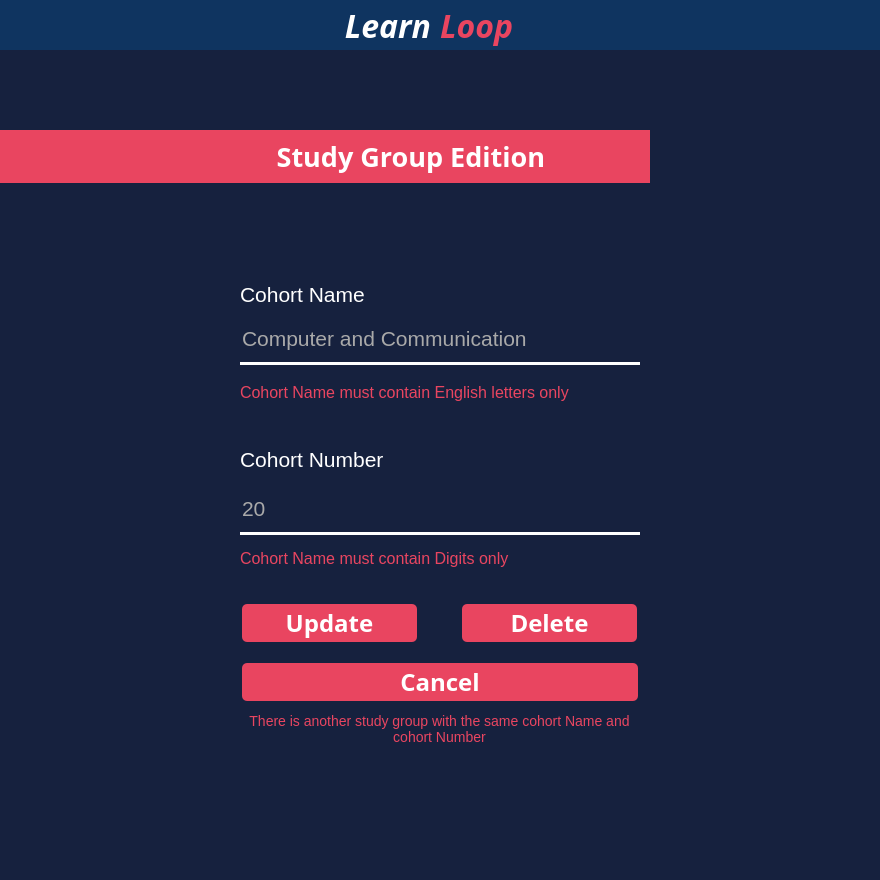
<?xml version="1.0" encoding="UTF-8"?>
<ui version="4.0">
 <class>MainWindow</class>
 <widget class="QMainWindow" name="MainWindow">
  <property name="geometry">
   <rect>
    <x>0</x>
    <y>0</y>
    <width>880</width>
    <height>880</height>
   </rect>
  </property>
  <property name="minimumSize">
   <size>
    <width>880</width>
    <height>880</height>
   </size>
  </property>
  <property name="windowTitle">
   <string>MainWindow</string>
  </property>
  <property name="styleSheet">
   <string notr="true">background: #16213E;
</string>
  </property>
  <widget class="QWidget" name="centralwidget">
   <layout class="QVBoxLayout" name="verticalLayout">
    <property name="spacing">
     <number>0</number>
    </property>
    <property name="leftMargin">
     <number>0</number>
    </property>
    <property name="topMargin">
     <number>0</number>
    </property>
    <property name="rightMargin">
     <number>0</number>
    </property>
    <property name="bottomMargin">
     <number>0</number>
    </property>
    <item>
     <widget class="QFrame" name="header">
      <property name="minimumSize">
       <size>
        <width>0</width>
        <height>50</height>
       </size>
      </property>
      <property name="maximumSize">
       <size>
        <width>16777215</width>
        <height>50</height>
       </size>
      </property>
      <property name="styleSheet">
       <string notr="true">background: #0F3460</string>
      </property>
      <layout class="QHBoxLayout" name="horizontalLayout">
       <property name="spacing">
        <number>0</number>
       </property>
       <property name="leftMargin">
        <number>10</number>
       </property>
       <property name="topMargin">
        <number>0</number>
       </property>
       <property name="rightMargin">
        <number>20</number>
       </property>
       <property name="bottomMargin">
        <number>0</number>
       </property>
       <item alignment="Qt::AlignLeft">
        <widget class="QFrame" name="ControlButtons">
         <layout class="QHBoxLayout" name="horizontalLayout_6">
          <property name="spacing">
           <number>15</number>
          </property>
          <property name="leftMargin">
           <number>0</number>
          </property>
          <property name="topMargin">
           <number>0</number>
          </property>
          <property name="rightMargin">
           <number>0</number>
          </property>
          <property name="bottomMargin">
           <number>0</number>
          </property>
          <item>
           <widget class="QPushButton" name="close">
            <property name="minimumSize">
             <size>
              <width>20</width>
              <height>26</height>
             </size>
            </property>
            <property name="maximumSize">
             <size>
              <width>26</width>
              <height>26</height>
             </size>
            </property>
            <property name="cursor">
             <cursorShape>PointingHandCursor</cursorShape>
            </property>
            <property name="styleSheet">
             <string notr="true">QPushButton::hover{
	background-color: #E94560;
	border-radius: 12px;
}</string>
            </property>
            <property name="text">
             <string/>
            </property>
            <property name="icon">
             <iconset resource="../Images.qrc">
              <normaloff>:/Controles/Images/close.png</normaloff>:/Controles/Images/close.png</iconset>
            </property>
            <property name="iconSize">
             <size>
              <width>12</width>
              <height>14</height>
             </size>
            </property>
            <property name="shortcut">
             <string>Ctrl+F4</string>
            </property>
            <property name="flat">
             <bool>true</bool>
            </property>
           </widget>
          </item>
          <item>
           <widget class="QPushButton" name="expand">
            <property name="minimumSize">
             <size>
              <width>26</width>
              <height>26</height>
             </size>
            </property>
            <property name="maximumSize">
             <size>
              <width>26</width>
              <height>26</height>
             </size>
            </property>
            <property name="cursor">
             <cursorShape>PointingHandCursor</cursorShape>
            </property>
            <property name="styleSheet">
             <string notr="true">QPushButton::hover{
	background-color: #E94560;
	border-radius: 12px;
}</string>
            </property>
            <property name="text">
             <string/>
            </property>
            <property name="icon">
             <iconset resource="../Images.qrc">
              <normaloff>:/Controles/Images/expand-arrows.png</normaloff>:/Controles/Images/expand-arrows.png</iconset>
            </property>
            <property name="iconSize">
             <size>
              <width>20</width>
              <height>25</height>
             </size>
            </property>
            <property name="shortcut">
             <string>Ctrl+E</string>
            </property>
            <property name="flat">
             <bool>true</bool>
            </property>
           </widget>
          </item>
          <item>
           <widget class="QPushButton" name="minimize">
            <property name="minimumSize">
             <size>
              <width>26</width>
              <height>26</height>
             </size>
            </property>
            <property name="maximumSize">
             <size>
              <width>26</width>
              <height>26</height>
             </size>
            </property>
            <property name="cursor">
             <cursorShape>PointingHandCursor</cursorShape>
            </property>
            <property name="styleSheet">
             <string notr="true">QPushButton::hover{
	background-color: #E94560;
	border-radius: 12px;
}</string>
            </property>
            <property name="text">
             <string/>
            </property>
            <property name="icon">
             <iconset resource="../Images.qrc">
              <normaloff>:/Controles/Images/minimize-sign.png</normaloff>:/Controles/Images/minimize-sign.png</iconset>
            </property>
            <property name="iconSize">
             <size>
              <width>13</width>
              <height>16</height>
             </size>
            </property>
            <property name="shortcut">
             <string>Ctrl+M</string>
            </property>
            <property name="flat">
             <bool>true</bool>
            </property>
           </widget>
          </item>
         </layout>
        </widget>
       </item>
       <item>
        <widget class="QFrame" name="Logo">
         <property name="maximumSize">
          <size>
           <width>16777215</width>
           <height>16777215</height>
          </size>
         </property>
         <layout class="QHBoxLayout" name="horizontalLayout_2">
          <property name="spacing">
           <number>9</number>
          </property>
          <property name="leftMargin">
           <number>0</number>
          </property>
          <property name="topMargin">
           <number>0</number>
          </property>
          <property name="rightMargin">
           <number>0</number>
          </property>
          <property name="bottomMargin">
           <number>0</number>
          </property>
          <item>
           <widget class="QLabel" name="Learn">
            <property name="font">
             <font>
              <family>Ubuntu Condensed</family>
              <pointsize>24</pointsize>
              <weight>75</weight>
              <italic>true</italic>
              <bold>true</bold>
             </font>
            </property>
            <property name="styleSheet">
             <string notr="true">color: white</string>
            </property>
            <property name="text">
             <string>Learn</string>
            </property>
            <property name="alignment">
             <set>Qt::AlignRight|Qt::AlignTrailing|Qt::AlignVCenter</set>
            </property>
            <property name="wordWrap">
             <bool>false</bool>
            </property>
           </widget>
          </item>
          <item>
           <widget class="QLabel" name="Loop">
            <property name="font">
             <font>
              <family>Ubuntu Condensed</family>
              <pointsize>24</pointsize>
              <weight>75</weight>
              <italic>true</italic>
              <bold>true</bold>
             </font>
            </property>
            <property name="styleSheet">
             <string notr="true">color: #E94560</string>
            </property>
            <property name="text">
             <string>Loop</string>
            </property>
           </widget>
          </item>
         </layout>
        </widget>
       </item>
       <item alignment="Qt::AlignRight">
        <widget class="QFrame" name="ProfilePhotoAndSettings">
         <property name="maximumSize">
          <size>
           <width>16777215</width>
           <height>16777215</height>
          </size>
         </property>
         <layout class="QHBoxLayout" name="horizontalLayout_4">
          <property name="spacing">
           <number>20</number>
          </property>
          <property name="leftMargin">
           <number>0</number>
          </property>
          <property name="topMargin">
           <number>0</number>
          </property>
          <property name="rightMargin">
           <number>0</number>
          </property>
          <property name="bottomMargin">
           <number>0</number>
          </property>
         </layout>
        </widget>
       </item>
      </layout>
     </widget>
    </item>
    <item>
     <widget class="QFrame" name="mainPage">
      <property name="maximumSize">
       <size>
        <width>16777215</width>
        <height>16777215</height>
       </size>
      </property>
      <property name="styleSheet">
       <string notr="true">border: none;</string>
      </property>
      <property name="frameShape">
       <enum>QFrame::StyledPanel</enum>
      </property>
      <property name="frameShadow">
       <enum>QFrame::Raised</enum>
      </property>
      <layout class="QVBoxLayout" name="verticalLayout_9">
       <property name="spacing">
        <number>10</number>
       </property>
       <property name="leftMargin">
        <number>0</number>
       </property>
       <property name="topMargin">
        <number>80</number>
       </property>
       <property name="rightMargin">
        <number>0</number>
       </property>
       <property name="bottomMargin">
        <number>0</number>
       </property>
       <item alignment="Qt::AlignLeft">
        <widget class="QFrame" name="SecondHeader">
         <property name="maximumSize">
          <size>
           <width>16777215</width>
           <height>53</height>
          </size>
         </property>
         <property name="frameShape">
          <enum>QFrame::StyledPanel</enum>
         </property>
         <property name="frameShadow">
          <enum>QFrame::Raised</enum>
         </property>
         <layout class="QHBoxLayout" name="horizontalLayout_13">
          <property name="spacing">
           <number>0</number>
          </property>
          <property name="leftMargin">
           <number>0</number>
          </property>
          <property name="topMargin">
           <number>0</number>
          </property>
          <property name="rightMargin">
           <number>0</number>
          </property>
          <property name="bottomMargin">
           <number>0</number>
          </property>
          <item>
           <widget class="QFrame" name="logo_2">
            <property name="minimumSize">
             <size>
              <width>650</width>
              <height>53</height>
             </size>
            </property>
            <property name="maximumSize">
             <size>
              <width>16777215</width>
              <height>53</height>
             </size>
            </property>
            <property name="sizeIncrement">
             <size>
              <width>0</width>
              <height>0</height>
             </size>
            </property>
            <property name="baseSize">
             <size>
              <width>0</width>
              <height>0</height>
             </size>
            </property>
            <property name="styleSheet">
             <string notr="true">

background: #E94560</string>
            </property>
            <property name="frameShape">
             <enum>QFrame::StyledPanel</enum>
            </property>
            <property name="frameShadow">
             <enum>QFrame::Raised</enum>
            </property>
            <layout class="QVBoxLayout" name="verticalLayout_16">
             <property name="spacing">
              <number>0</number>
             </property>
             <property name="leftMargin">
              <number>0</number>
             </property>
             <property name="topMargin">
              <number>0</number>
             </property>
             <property name="rightMargin">
              <number>105</number>
             </property>
             <property name="bottomMargin">
              <number>0</number>
             </property>
             <item alignment="Qt::AlignRight">
              <widget class="QLabel" name="label_14">
               <property name="minimumSize">
                <size>
                 <width>433</width>
                 <height>34</height>
                </size>
               </property>
               <property name="maximumSize">
                <size>
                 <width>433</width>
                 <height>37</height>
                </size>
               </property>
               <property name="font">
                <font>
                 <family>Ubuntu Condensed</family>
                 <pointsize>20</pointsize>
                 <weight>75</weight>
                 <bold>true</bold>
                </font>
               </property>
               <property name="styleSheet">
                <string notr="true">

color: #FFFFFF;</string>
               </property>
               <property name="text">
                <string>Study Group Edition</string>
               </property>
               <property name="alignment">
                <set>Qt::AlignRight|Qt::AlignTrailing|Qt::AlignVCenter</set>
               </property>
              </widget>
             </item>
            </layout>
           </widget>
          </item>
         </layout>
        </widget>
       </item>
       <item>
        <widget class="QFrame" name="page">
         <property name="minimumSize">
          <size>
           <width>0</width>
           <height>0</height>
          </size>
         </property>
         <property name="maximumSize">
          <size>
           <width>16777215</width>
           <height>16777215</height>
          </size>
         </property>
         <property name="sizeIncrement">
          <size>
           <width>2</width>
           <height>0</height>
          </size>
         </property>
         <property name="styleSheet">
          <string notr="true"/>
         </property>
         <property name="frameShape">
          <enum>QFrame::StyledPanel</enum>
         </property>
         <property name="frameShadow">
          <enum>QFrame::Raised</enum>
         </property>
         <layout class="QVBoxLayout" name="verticalLayout_10">
          <property name="spacing">
           <number>10</number>
          </property>
          <property name="leftMargin">
           <number>0</number>
          </property>
          <property name="topMargin">
           <number>0</number>
          </property>
          <property name="rightMargin">
           <number>0</number>
          </property>
          <property name="bottomMargin">
           <number>0</number>
          </property>
          <item>
           <spacer name="verticalSpacer">
            <property name="orientation">
             <enum>Qt::Vertical</enum>
            </property>
            <property name="sizeHint" stdset="0">
             <size>
              <width>20</width>
              <height>40</height>
             </size>
            </property>
           </spacer>
          </item>
          <item alignment="Qt::AlignHCenter">
           <widget class="QFrame" name="phone_ID_2">
            <property name="minimumSize">
             <size>
              <width>0</width>
              <height>150</height>
             </size>
            </property>
            <property name="maximumSize">
             <size>
              <width>16777215</width>
              <height>150</height>
             </size>
            </property>
            <property name="styleSheet">
             <string notr="true"/>
            </property>
            <property name="frameShape">
             <enum>QFrame::StyledPanel</enum>
            </property>
            <property name="frameShadow">
             <enum>QFrame::Raised</enum>
            </property>
            <property name="lineWidth">
             <number>1</number>
            </property>
            <layout class="QVBoxLayout" name="verticalLayout_6">
             <property name="spacing">
              <number>0</number>
             </property>
             <property name="leftMargin">
              <number>0</number>
             </property>
             <property name="topMargin">
              <number>0</number>
             </property>
             <property name="rightMargin">
              <number>0</number>
             </property>
             <property name="bottomMargin">
              <number>0</number>
             </property>
             <item>
              <widget class="QFrame" name="phonenum_2">
               <property name="minimumSize">
                <size>
                 <width>400</width>
                 <height>150</height>
                </size>
               </property>
               <property name="maximumSize">
                <size>
                 <width>400</width>
                 <height>150</height>
                </size>
               </property>
               <property name="styleSheet">
                <string notr="true"/>
               </property>
               <property name="frameShape">
                <enum>QFrame::StyledPanel</enum>
               </property>
               <property name="frameShadow">
                <enum>QFrame::Raised</enum>
               </property>
               <layout class="QVBoxLayout" name="verticalLayout_7">
                <property name="spacing">
                 <number>0</number>
                </property>
                <property name="leftMargin">
                 <number>0</number>
                </property>
                <property name="topMargin">
                 <number>0</number>
                </property>
                <property name="rightMargin">
                 <number>0</number>
                </property>
                <property name="bottomMargin">
                 <number>0</number>
                </property>
                <item>
                 <widget class="QLabel" name="label_4">
                  <property name="minimumSize">
                   <size>
                    <width>144</width>
                    <height>22</height>
                   </size>
                  </property>
                  <property name="maximumSize">
                   <size>
                    <width>144</width>
                    <height>22</height>
                   </size>
                  </property>
                  <property name="font">
                   <font>
                    <pointsize>16</pointsize>
                    <weight>50</weight>
                    <italic>false</italic>
                    <bold>false</bold>
                   </font>
                  </property>
                  <property name="styleSheet">
                   <string notr="true">
color: #FFFFFF</string>
                  </property>
                  <property name="text">
                   <string>Cohort Name</string>
                  </property>
                 </widget>
                </item>
                <item>
                 <widget class="QLineEdit" name="lineEdit_6">
                  <property name="minimumSize">
                   <size>
                    <width>243</width>
                    <height>50</height>
                   </size>
                  </property>
                  <property name="maximumSize">
                   <size>
                    <width>16777215</width>
                    <height>16777215</height>
                   </size>
                  </property>
                  <property name="font">
                   <font>
                    <pointsize>16</pointsize>
                   </font>
                  </property>
                  <property name="styleSheet">
                   <string notr="true"> border-width: 3px; border-style: solid; border-color:white;border-top-style:none;
border-left-style:none; border-right-style:none;
color: #A9A9A9;
</string>
                  </property>
                  <property name="text">
                   <string>Computer and Communication </string>
                  </property>
                  <property name="alignment">
                   <set>Qt::AlignLeading|Qt::AlignLeft|Qt::AlignVCenter</set>
                  </property>
                 </widget>
                </item>
                <item>
                 <widget class="QLabel" name="label_8">
                  <property name="minimumSize">
                   <size>
                    <width>395</width>
                    <height>28</height>
                   </size>
                  </property>
                  <property name="maximumSize">
                   <size>
                    <width>395</width>
                    <height>35</height>
                   </size>
                  </property>
                  <property name="font">
                   <font>
                    <pointsize>12</pointsize>
                   </font>
                  </property>
                  <property name="styleSheet">
                   <string notr="true">
color: #E94560;</string>
                  </property>
                  <property name="text">
                   <string>Cohort Name must contain English letters only </string>
                  </property>
                  <property name="wordWrap">
                   <bool>true</bool>
                  </property>
                 </widget>
                </item>
               </layout>
              </widget>
             </item>
            </layout>
           </widget>
          </item>
          <item alignment="Qt::AlignHCenter">
           <widget class="QFrame" name="frame_11">
            <property name="minimumSize">
             <size>
              <width>0</width>
              <height>150</height>
             </size>
            </property>
            <property name="maximumSize">
             <size>
              <width>16777215</width>
              <height>150</height>
             </size>
            </property>
            <property name="styleSheet">
             <string notr="true"/>
            </property>
            <property name="frameShape">
             <enum>QFrame::StyledPanel</enum>
            </property>
            <property name="frameShadow">
             <enum>QFrame::Raised</enum>
            </property>
            <layout class="QHBoxLayout" name="horizontalLayout_8">
             <property name="spacing">
              <number>0</number>
             </property>
             <property name="leftMargin">
              <number>0</number>
             </property>
             <property name="topMargin">
              <number>0</number>
             </property>
             <property name="rightMargin">
              <number>0</number>
             </property>
             <property name="bottomMargin">
              <number>0</number>
             </property>
             <item alignment="Qt::AlignHCenter">
              <widget class="QFrame" name="DOB_2">
               <property name="minimumSize">
                <size>
                 <width>0</width>
                 <height>150</height>
                </size>
               </property>
               <property name="maximumSize">
                <size>
                 <width>16777215</width>
                 <height>150</height>
                </size>
               </property>
               <property name="styleSheet">
                <string notr="true"/>
               </property>
               <property name="frameShape">
                <enum>QFrame::StyledPanel</enum>
               </property>
               <property name="frameShadow">
                <enum>QFrame::Raised</enum>
               </property>
               <layout class="QVBoxLayout" name="verticalLayout_8">
                <property name="spacing">
                 <number>0</number>
                </property>
                <property name="leftMargin">
                 <number>0</number>
                </property>
                <property name="topMargin">
                 <number>0</number>
                </property>
                <property name="rightMargin">
                 <number>0</number>
                </property>
                <property name="bottomMargin">
                 <number>0</number>
                </property>
                <item>
                 <widget class="QLabel" name="label_11">
                  <property name="minimumSize">
                   <size>
                    <width>386</width>
                    <height>22</height>
                   </size>
                  </property>
                  <property name="maximumSize">
                   <size>
                    <width>200</width>
                    <height>22</height>
                   </size>
                  </property>
                  <property name="font">
                   <font>
                    <pointsize>16</pointsize>
                    <weight>50</weight>
                    <italic>false</italic>
                    <bold>false</bold>
                   </font>
                  </property>
                  <property name="styleSheet">
                   <string notr="true">
color: #FFFFFF;</string>
                  </property>
                  <property name="text">
                   <string>Cohort Number</string>
                  </property>
                 </widget>
                </item>
                <item>
                 <widget class="QLineEdit" name="lineEdit_8">
                  <property name="minimumSize">
                   <size>
                    <width>400</width>
                    <height>50</height>
                   </size>
                  </property>
                  <property name="maximumSize">
                   <size>
                    <width>400</width>
                    <height>50</height>
                   </size>
                  </property>
                  <property name="font">
                   <font>
                    <pointsize>16</pointsize>
                   </font>
                  </property>
                  <property name="styleSheet">
                   <string notr="true"> border-width: 3px; border-style: solid; border-color:white;border-top-style:none;
border-left-style:none; border-right-style:none;
color: #A9A9A9;
</string>
                  </property>
                  <property name="text">
                   <string>20</string>
                  </property>
                  <property name="alignment">
                   <set>Qt::AlignLeading|Qt::AlignLeft|Qt::AlignVCenter</set>
                  </property>
                 </widget>
                </item>
                <item>
                 <widget class="QLabel" name="label_5">
                  <property name="minimumSize">
                   <size>
                    <width>395</width>
                    <height>17</height>
                   </size>
                  </property>
                  <property name="maximumSize">
                   <size>
                    <width>395</width>
                    <height>17</height>
                   </size>
                  </property>
                  <property name="font">
                   <font>
                    <pointsize>12</pointsize>
                   </font>
                  </property>
                  <property name="styleSheet">
                   <string notr="true">
color: #E94560;</string>
                  </property>
                  <property name="text">
                   <string>Cohort Name must contain Digits only </string>
                  </property>
                 </widget>
                </item>
               </layout>
              </widget>
             </item>
            </layout>
           </widget>
          </item>
          <item alignment="Qt::AlignHCenter">
           <widget class="QFrame" name="frame_10">
            <property name="minimumSize">
             <size>
              <width>0</width>
              <height>60</height>
             </size>
            </property>
            <property name="maximumSize">
             <size>
              <width>16777215</width>
              <height>60</height>
             </size>
            </property>
            <property name="styleSheet">
             <string notr="true"/>
            </property>
            <property name="frameShape">
             <enum>QFrame::StyledPanel</enum>
            </property>
            <property name="frameShadow">
             <enum>QFrame::Raised</enum>
            </property>
            <layout class="QHBoxLayout" name="horizontalLayout_12">
             <property name="spacing">
              <number>45</number>
             </property>
             <property name="leftMargin">
              <number>0</number>
             </property>
             <property name="topMargin">
              <number>0</number>
             </property>
             <property name="rightMargin">
              <number>0</number>
             </property>
             <property name="bottomMargin">
              <number>0</number>
             </property>
             <item>
              <widget class="QPushButton" name="pushButton_4">
               <property name="minimumSize">
                <size>
                 <width>175</width>
                 <height>38</height>
                </size>
               </property>
               <property name="maximumSize">
                <size>
                 <width>175</width>
                 <height>38</height>
                </size>
               </property>
               <property name="font">
                <font>
                 <family>Ubuntu Condensed</family>
                 <pointsize>18</pointsize>
                 <weight>75</weight>
                 <italic>false</italic>
                 <bold>true</bold>
                </font>
               </property>
               <property name="cursor">
                <cursorShape>PointingHandCursor</cursorShape>
               </property>
               <property name="styleSheet">
                <string notr="true">

background: #E94560;
border-radius: 5px;


color: #FFFFFF;
</string>
               </property>
               <property name="text">
                <string>Update</string>
               </property>
              </widget>
             </item>
             <item>
              <widget class="QPushButton" name="pushButton_5">
               <property name="minimumSize">
                <size>
                 <width>175</width>
                 <height>38</height>
                </size>
               </property>
               <property name="maximumSize">
                <size>
                 <width>175</width>
                 <height>38</height>
                </size>
               </property>
               <property name="font">
                <font>
                 <family>Ubuntu Condensed</family>
                 <pointsize>18</pointsize>
                 <weight>75</weight>
                 <italic>false</italic>
                 <bold>true</bold>
                </font>
               </property>
               <property name="cursor">
                <cursorShape>PointingHandCursor</cursorShape>
               </property>
               <property name="styleSheet">
                <string notr="true">
background: #E94560;
border-radius: 5px;



color: #FFFFFF;
</string>
               </property>
               <property name="text">
                <string>Delete</string>
               </property>
              </widget>
             </item>
            </layout>
           </widget>
          </item>
          <item alignment="Qt::AlignHCenter">
           <widget class="QPushButton" name="pushButton_6">
            <property name="minimumSize">
             <size>
              <width>396</width>
              <height>38</height>
             </size>
            </property>
            <property name="maximumSize">
             <size>
              <width>396</width>
              <height>38</height>
             </size>
            </property>
            <property name="font">
             <font>
              <family>Ubuntu Condensed</family>
              <pointsize>18</pointsize>
              <weight>75</weight>
              <bold>true</bold>
             </font>
            </property>
            <property name="cursor">
             <cursorShape>PointingHandCursor</cursorShape>
            </property>
            <property name="styleSheet">
             <string notr="true">

background: #E94560;
border-radius: 5px;


color: #FFFFFF;
</string>
            </property>
            <property name="text">
             <string>Cancel</string>
            </property>
           </widget>
          </item>
          <item alignment="Qt::AlignHCenter">
           <widget class="QLabel" name="label">
            <property name="minimumSize">
             <size>
              <width>395</width>
              <height>35</height>
             </size>
            </property>
            <property name="maximumSize">
             <size>
              <width>395</width>
              <height>35</height>
             </size>
            </property>
            <property name="styleSheet">
             <string notr="true">position: absolute;
width: 395.01px;
height: 15.22px;

font-family: 'Outfit';
font-style: normal;
font-weight: 400;
font-size: 14px;
line-height: 18px;
display: flex;
align-items: center;
text-align: center;
letter-spacing: 0.11em;

color: #E94560;</string>
            </property>
            <property name="text">
             <string>There is another study group with the same cohort Name and cohort Number</string>
            </property>
            <property name="alignment">
             <set>Qt::AlignCenter</set>
            </property>
            <property name="wordWrap">
             <bool>true</bool>
            </property>
           </widget>
          </item>
          <item alignment="Qt::AlignHCenter">
           <widget class="QFrame" name="frame_12">
            <property name="minimumSize">
             <size>
              <width>0</width>
              <height>30</height>
             </size>
            </property>
            <property name="maximumSize">
             <size>
              <width>16777215</width>
              <height>30</height>
             </size>
            </property>
            <property name="styleSheet">
             <string notr="true"/>
            </property>
            <property name="frameShape">
             <enum>QFrame::StyledPanel</enum>
            </property>
            <property name="frameShadow">
             <enum>QFrame::Raised</enum>
            </property>
            <layout class="QHBoxLayout" name="horizontalLayout_11">
             <property name="spacing">
              <number>0</number>
             </property>
             <property name="leftMargin">
              <number>0</number>
             </property>
             <property name="topMargin">
              <number>0</number>
             </property>
             <property name="rightMargin">
              <number>0</number>
             </property>
             <property name="bottomMargin">
              <number>0</number>
             </property>
            </layout>
           </widget>
          </item>
          <item>
           <spacer name="verticalSpacer_2">
            <property name="orientation">
             <enum>Qt::Vertical</enum>
            </property>
            <property name="sizeHint" stdset="0">
             <size>
              <width>20</width>
              <height>40</height>
             </size>
            </property>
           </spacer>
          </item>
         </layout>
        </widget>
       </item>
      </layout>
     </widget>
    </item>
    <item>
     <widget class="QFrame" name="size_grip">
      <property name="minimumSize">
       <size>
        <width>0</width>
        <height>15</height>
       </size>
      </property>
      <property name="maximumSize">
       <size>
        <width>16777215</width>
        <height>15</height>
       </size>
      </property>
      <property name="styleSheet">
       <string notr="true">border: none;</string>
      </property>
      <property name="frameShape">
       <enum>QFrame::StyledPanel</enum>
      </property>
      <property name="frameShadow">
       <enum>QFrame::Raised</enum>
      </property>
     </widget>
    </item>
   </layout>
  </widget>
 </widget>
 <resources>
  <include location="../Images.qrc"/>
 </resources>
 <connections/>
</ui>
